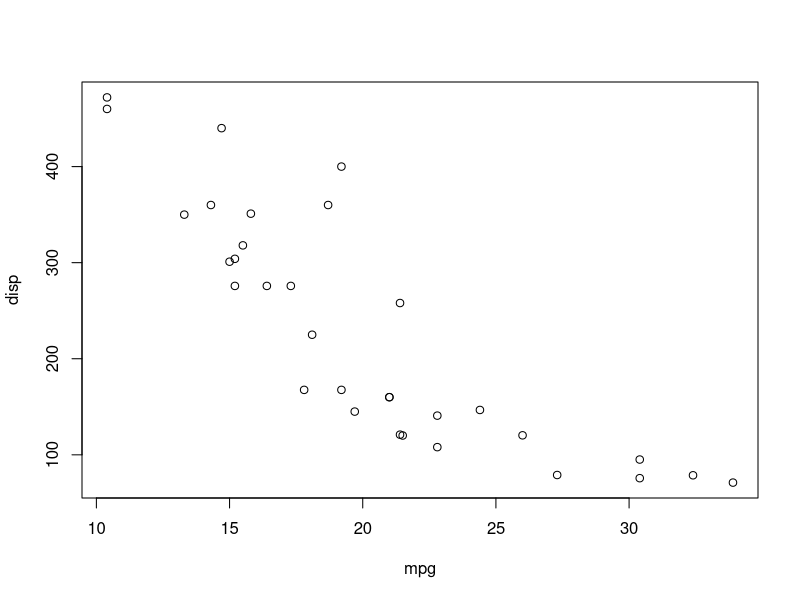
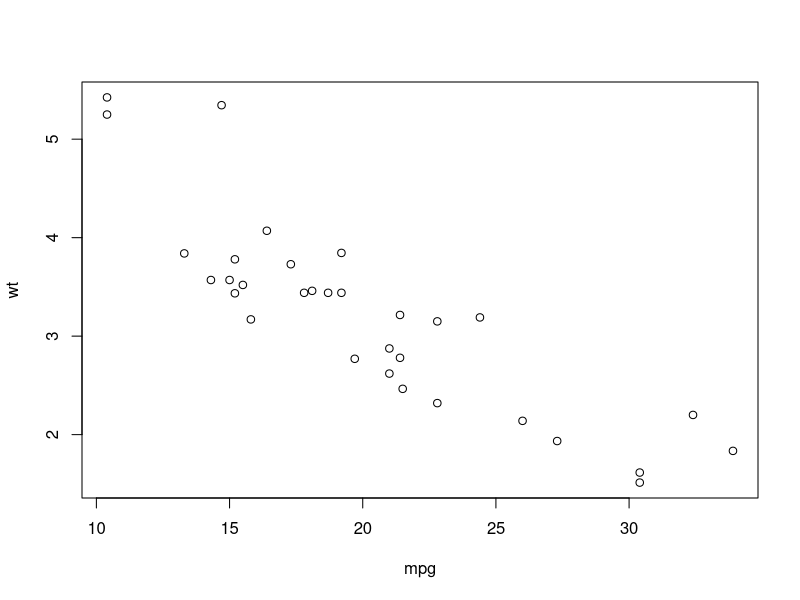
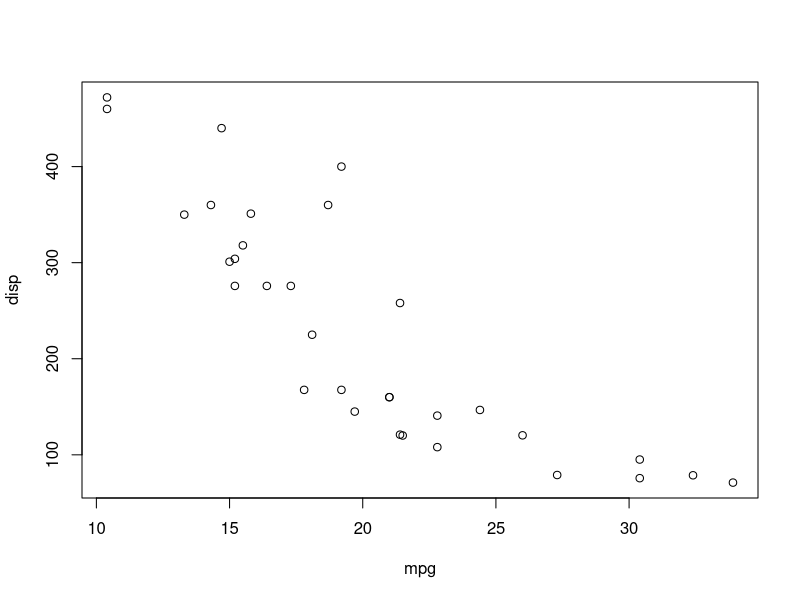
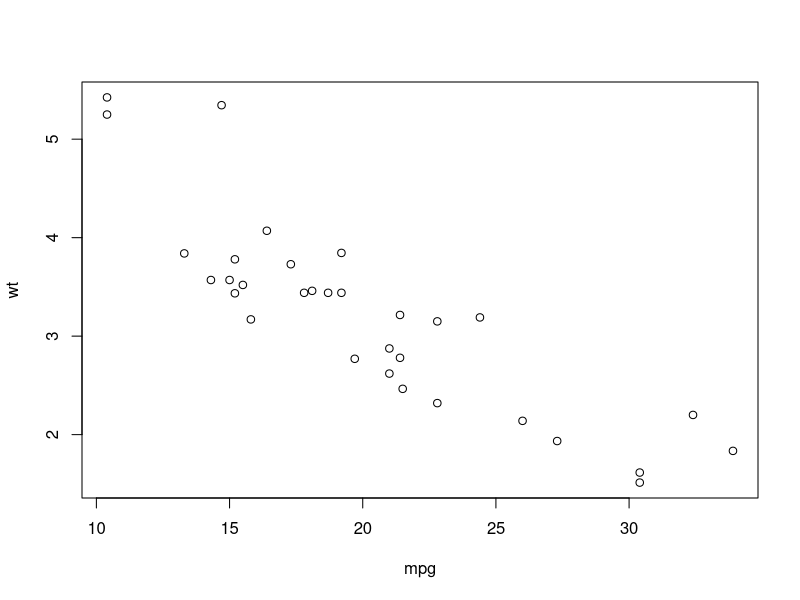

These figures' R source, in order:
## ---- chunk 1
patientID <- c(1, 2, 3, 4)
age <- c(25, 34, 28, 52)
diabetes <- c("Type1", "Type2", "Type1", "Type1")
status <- c("Poor", "Improved", "Excellent", "Poor")
patientdata <- data.frame(patientID, age, diabetes, status)
patientdata
## ---- chunk 2
patientdata[1:2]
## ---- chunk 3
patientdata[c("diabetes", "status")]
## ---- chunk 4
patientdata$age
## ---- chunk 5
table(patientdata$diabetes, patientdata$status)
## ---- chunk 6
attach(mtcars)
  summary(mpg)
  plot(mpg, disp)
  plot(mpg, wt)
detach(mtcars)
## ---- chunk 7
with(mtcars, {
  summary(mpg, disp, wt)
  plot(mpg, disp)
  plot(mpg, wt)
})
## ---- chunk 8
with(mtcars, {
   nokeepstats <- summary(mpg)
   keepstats <<- summary(mpg)
})
# nokeepstats will produce error
keepstats
